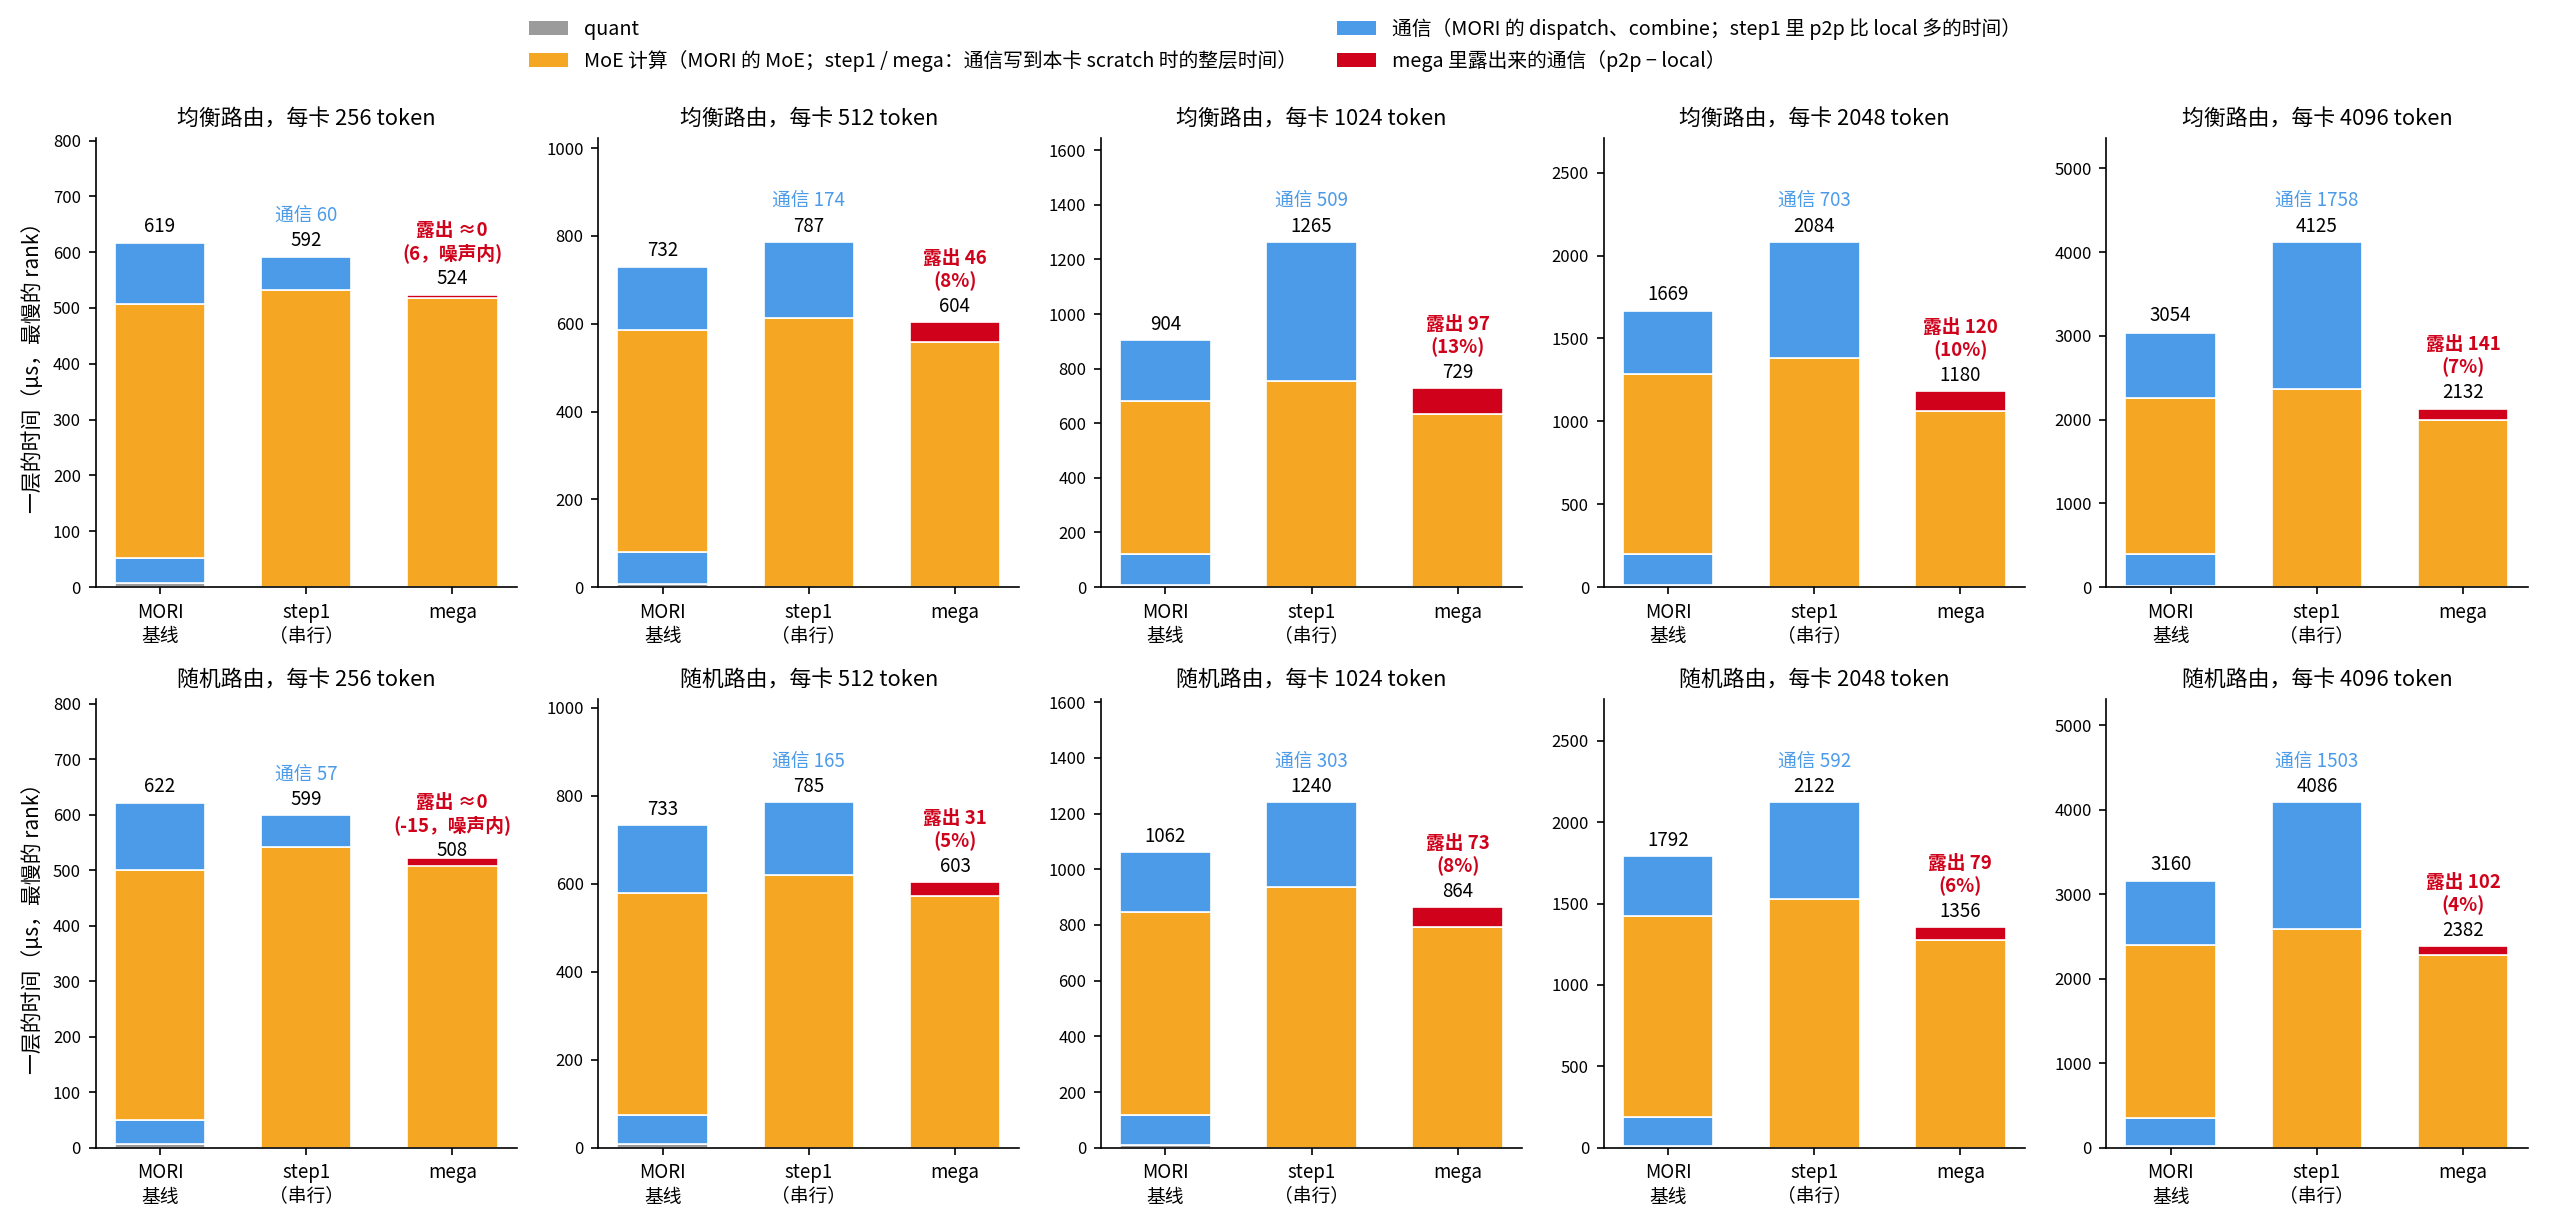

The Python source for this figure:
"""Figure for fp8_sweep_overlap_analysis.md section 4.3: per tokens/rank and routing, the MORI baseline, the step1 path
(communication in separate kernels) and the mega kernel, the last two split into the layer time with the xGMI traffic
sent to local scratch and the communication time left exposed.

    python docs/megamoe_ep8_942/images/overlap_sweep.py [FONT_DIR] [--from-dir /tmp/overlap]

--from-dir reads the logs and JSONs of a sweep (bench_*, mega_*, step1_* per routing and tokens/rank, see section 4.3)
into data/overlap_sweep.json.
"""

import argparse
import json
import re
from pathlib import Path

import matplotlib

matplotlib.use("Agg")
import matplotlib.pyplot as plt  # noqa: E402
from matplotlib import font_manager  # noqa: E402

HERE = Path(__file__).parent
DATA = HERE / "data" / "overlap_sweep.json"
TOKENS = (256, 512, 1024, 2048, 4096)
MODES = ("p2p", "local-dispatch", "local-combine", "local")


def profile(path):
    """Layer time and the slowest rank's stages per mode from profile_ep8_mega_overlap.py's summary."""
    text = path.read_text()
    out = {}
    for mode in MODES:
        m = re.search(rf"^{mode}\s+(\d+)(?:\s+(\d+))?.*slowest rank: (.*)$", text, re.M)
        out[mode] = dict(layer=float(m.group(1)), stages={k: float(v) for k, v in re.findall(r"(\w+) (\d+)", m.group(3))})
        trace = re.search(rf"^{mode}\s+\d+\s+(\d+) \|\s+(\d+)\s+(\d+) \|\s+([\d.]+)\s+(\d+)\s+(\d+) \| ([\d.]+) \|\s+(\d+)\s+(\d+)",
                          text, re.M)
        if trace:
            out[mode].update(zip(("span", "P_run", "P_end", "G_wait", "G_run", "D_run", "busy", "G_mhz", "D_mhz"),
                                 map(float, trace.groups())))
    return out


def extract(directory):
    directory = Path(directory)
    data = {}
    for routing in ("balanced", "random"):
        for tokens in TOKENS:
            tag = f"{routing}_{tokens}"
            bench = json.loads((directory / f"bench_{tag}.json").read_text())
            slowest = max(bench["baseline"], key=lambda r: r["total_us"])
            data[tag] = dict(
                mori={k: slowest[f"{k}_us"] for k in ("quant", "dispatch", "moe", "combine", "total")},
                mega_bench=max(r["total_us"] for r in bench["mega"]),
                step1=profile(directory / f"step1_{tag}.log"),
                mega=profile(directory / f"mega_{tag}.log"),
            )
    DATA.parent.mkdir(exist_ok=True)
    DATA.write_text(json.dumps(data, indent=1))
    print("wrote", DATA)


def figure(data):
    blue, orange, red, gray = "#4C9BE8", "#F5A623", "#D0021B", "#9B9B9B"
    fig, axes = plt.subplots(2, 5, figsize=(17, 8.2), dpi=150)
    for row, routing in enumerate(("balanced", "random")):
        for col, tokens in enumerate(TOKENS):
            ax, d = axes[row][col], data[f"{routing}_{tokens}"]
            mori = d["mori"]
            bottom = 0
            for key, color in (("quant", gray), ("dispatch", blue), ("moe", orange), ("combine", blue)):
                ax.bar(0, mori[key], bottom=bottom, width=0.62, color=color, edgecolor="white", lw=0.8)
                bottom += mori[key]
            top = {0: mori["total"]}
            for x, name, color in ((1, "step1", blue), (2, "mega", red)):
                p2p, local = d[name]["p2p"]["layer"], d[name]["local"]["layer"]
                ax.bar(x, local, width=0.62, color=orange, edgecolor="white", lw=0.8)
                ax.bar(x, p2p - local, bottom=local, width=0.62, color=color, edgecolor="white", lw=0.8)
                top[x] = p2p
            scale = max(top.values())
            for x, value in top.items():
                ax.text(x, value + scale * 0.015, f"{value:.0f}", ha="center", va="bottom", fontsize=9)
            exposed = d["mega"]["p2p"]["layer"] - d["mega"]["local"]["layer"]
            serial = d["step1"]["p2p"]["layer"] - d["step1"]["local"]["layer"]
            # Rounds of one mode differ by 10-35 us: a few us either way is noise.
            label = f"露出 {exposed:.0f}\n({exposed / top[2]:.0%})" if exposed >= 10 else f"露出 ≈0\n({exposed:.0f}，噪声内)"
            ax.text(2, top[2] + scale * 0.09, label, ha="center", va="bottom", fontsize=9, color=red, fontweight="bold")
            ax.text(1, top[1] + scale * 0.09, f"通信 {serial:.0f}", ha="center", va="bottom", fontsize=9, color=blue)
            ax.set_ylim(0, scale * 1.3)
            ax.set_xticks([0, 1, 2], ["MORI\n基线", "step1\n（串行）", "mega"], fontsize=9)
            ax.tick_params(axis="y", labelsize=8)
            ax.set_title(f"{'均衡' if routing == 'balanced' else '随机'}路由，每卡 {tokens} token", fontsize=10.5)
            for s in ("top", "right"):
                ax.spines[s].set_visible(False)
        axes[row][0].set_ylabel("一层的时间（µs，最慢的 rank）", fontsize=10)
    handles = [plt.Rectangle((0, 0), 1, 1, fc=c) for c in (gray, orange, blue, red)]
    labels = ["quant", "MoE 计算（MORI 的 MoE；step1 / mega：通信写到本卡 scratch 时的整层时间）",
              "通信（MORI 的 dispatch、combine；step1 里 p2p 比 local 多的时间）", "mega 里露出来的通信（p2p − local）"]
    fig.legend(handles, labels, loc="upper center", ncol=2, fontsize=9.5, frameon=False, bbox_to_anchor=(0.5, 1.0))
    fig.tight_layout(rect=(0, 0, 1, 0.93))
    fig.savefig(HERE / "overlap_sweep.png")
    print("wrote", HERE / "overlap_sweep.png")


def main():
    parser = argparse.ArgumentParser(description=__doc__, formatter_class=argparse.RawDescriptionHelpFormatter)
    parser.add_argument("font_dir", nargs="?", default="/tmp/fonts")
    parser.add_argument("--from-dir")
    args = parser.parse_args()
    for f in Path(args.font_dir).glob("NotoSansSC-*.otf"):
        font_manager.fontManager.addfont(str(f))
    plt.rcParams["font.family"] = "Noto Sans SC"
    plt.rcParams["axes.unicode_minus"] = False
    if args.from_dir:
        extract(args.from_dir)
    figure(json.loads(DATA.read_text()))


if __name__ == "__main__":
    main()
